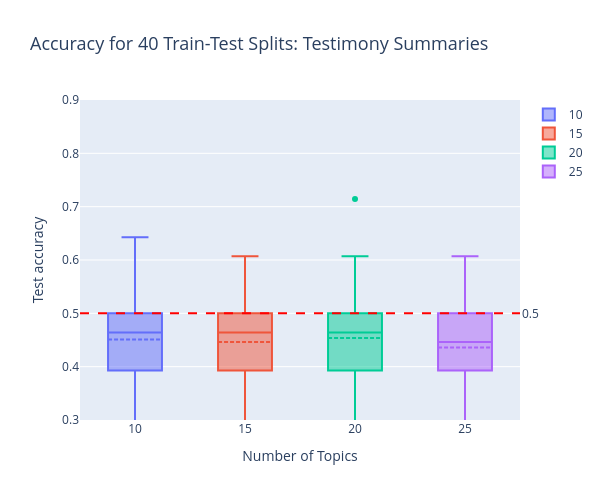

The code cell stored with this chart in its notebook:
### Code cell
import plotly.graph_objects as go

# Assuming ssnmf_acc_dict is already filled with accuracies from the loops
# Keys in ssnmf_acc_dict are the number of topics, and values are the lists of accuracies

# Extract lists of accuracies from the dictionary
accuracy_lists = [convex_acc_dict_testimony[num_topic] for num_topic in num_of_topics]

# Create a box plot using Plotly
fig = go.Figure()

# Add box plots for each number of topics
for i, num_topic in enumerate(num_of_topics):
    fig.add_trace(go.Box(
        y=accuracy_lists[i],
        name=str(num_topic),
        boxmean=True  # Include the mean in the box plot
    ))

# Add horizontal lines at specific accuracy thresholds
fig.add_hline(y=0.5, line_dash="dash", line_color="red", annotation_text="0.5", annotation_position="right")

# Setting title and labels
fig.update_layout(
    title={
        'text': "Accuracy for 40 Train-Test Splits: Testimony Summaries",
        'font': {
            'size': 18  # Set the desired font size here
        }
    },
    xaxis_title="Number of Topics",
    yaxis_title="Test accuracy",
    xaxis=dict(
        tickvals=list(range(len(num_of_topics))),
        ticktext=[str(topic) for topic in num_of_topics]
    ),
    yaxis=dict(range=[0.3, 0.9]),  # Set y-axis range to [0, 1] for better visualization
    height = 500,
    width = 600
)

# Show plot
fig.show()

### Figure 1 — Plotly figure (JSON) as saved in the notebook; plotly's stock layout.template omitted (floating-point values rounded to 4 significant figures)
{"data": [{"boxmean": true, "name": "10", "type": "box", "y": [0.4643, 0.3929, 0.6071, 0.4286, 0.3571, 0.4643, 0.5, 0.3929, 0.4643, 0.4643, 0.4643, 0.5357, 0.4286, 0.4643, 0.4286, 0.3929, 0.6429, 0.3929, 0.4286, 0.5714, 0.5, 0.6429, 0.25, 0.3571, 0.25, 0.5, 0.5, 0.3929, 0.4643, 0.3571, 0.6071, 0.4643, 0.6429, 0.2857, 0.3929, 0.3929, 0.4643, 0.3571, 0.4643, 0.4643]}, {"boxmean": true, "name": "15", "type": "box", "y": [0.4643, 0.6071, 0.5357, 0.4286, 0.4643, 0.5, 0.4286, 0.3929, 0.4643, 0.4643, 0.4643, 0.3214, 0.4286, 0.5, 0.4286, 0.3571, 0.5357, 0.3929, 0.4286, 0.4643, 0.5, 0.5, 0.25, 0.5, 0.3571, 0.5, 0.5357, 0.5, 0.3571, 0.3571, 0.5714, 0.4286, 0.5714, 0.3571, 0.25, 0.3929, 0.5, 0.3571, 0.4286, 0.5714]}, {"boxmean": true, "name": "20", "type": "box", "y": [0.2857, 0.5714, 0.5, 0.4286, 0.4643, 0.5714, 0.6071, 0.3929, 0.4643, 0.4643, 0.4286, 0.3214, 0.4286, 0.4643, 0.5357, 0.5, 0.4643, 0.3929, 0.5357, 0.4643, 0.5, 0.3571, 0.3571, 0.3571, 0.3929, 0.4286, 0.5, 0.3929, 0.4643, 0.3571, 0.5357, 0.4286, 0.7143, 0.4286, 0.3929, 0.3929, 0.5357, 0.3571, 0.5, 0.4643]}, {"boxmean": true, "name": "25", "type": "box", "y": [0.3571, 0.5, 0.5, 0.5714, 0.3929, 0.5357, 0.5357, 0.3929, 0.5714, 0.4286, 0.4643, 0.3214, 0.4286, 0.4286, 0.5, 0.25, 0.6071, 0.3929, 0.4286, 0.5, 0.5, 0.4643, 0.3214, 0.5, 0.3929, 0.4643, 0.4643, 0.3929, 0.4286, 0.3571, 0.5, 0.4643, 0.5, 0.2143, 0.3214, 0.3929, 0.3571, 0.3571, 0.4643, 0.4643]}], "layout": {"annotations": [{"showarrow": false, "text": "0.5", "x": 1, "xanchor": "left", "xref": "x domain", "y": 0.5, "yanchor": "middle", "yref": "y"}], "height": 500, "shapes": [{"line": {"color": "red", "dash": "dash"}, "type": "line", "x0": 0, "x1": 1, "xref": "x domain", "y0": 0.5, "y1": 0.5, "yref": "y"}], "title": {"font": {"size": 18}, "text": "Accuracy for 40 Train-Test Splits: Testimony Summaries"}, "width": 600, "xaxis": {"autorange": true, "range": [-0.5, 3.5], "ticktext": ["10", "15", "20", "25"], "tickvals": [0, 1, 2, 3], "title": {"text": "Number of Topics"}, "type": "category"}, "yaxis": {"range": [0.3, 0.9], "title": {"text": "Test accuracy"}, "type": "linear"}}}
